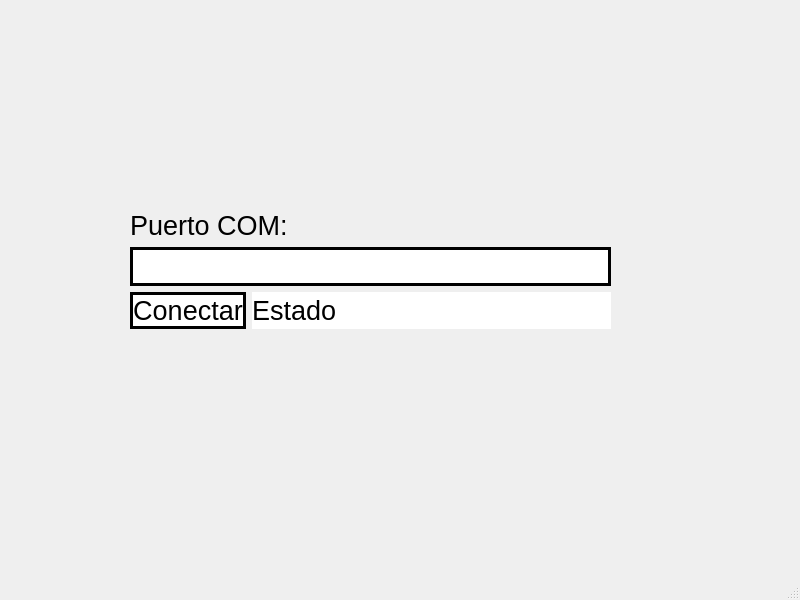
<?xml version="1.0" encoding="UTF-8"?>
<ui version="4.0">
 <class>MainWindow</class>
 <widget class="QMainWindow" name="MainWindow">
  <property name="geometry">
   <rect>
    <x>0</x>
    <y>0</y>
    <width>800</width>
    <height>600</height>
   </rect>
  </property>
  <property name="windowTitle">
   <string>MainWindow</string>
  </property>
  <widget class="QWidget" name="centralwidget">
   <widget class="QLabel" name="label">
    <property name="geometry">
     <rect>
      <x>30</x>
      <y>30</y>
      <width>151</width>
      <height>101</height>
     </rect>
    </property>
    <property name="text">
     <string/>
    </property>
    <property name="pixmap">
     <pixmap resource="../../Archivos/Recursos.qrc">:/Recursos/UAT Vertical - copia.png</pixmap>
    </property>
    <property name="scaledContents">
     <bool>true</bool>
    </property>
   </widget>
   <widget class="QLabel" name="label_2">
    <property name="geometry">
     <rect>
      <x>630</x>
      <y>30</y>
      <width>131</width>
      <height>131</height>
     </rect>
    </property>
    <property name="text">
     <string/>
    </property>
    <property name="pixmap">
     <pixmap resource="../../Archivos/Recursos.qrc">:/Recursos/logo_izquierdo.png</pixmap>
    </property>
    <property name="scaledContents">
     <bool>true</bool>
    </property>
   </widget>
   <widget class="QWidget" name="layoutWidget">
    <property name="geometry">
     <rect>
      <x>130</x>
      <y>210</y>
      <width>481</width>
      <height>161</height>
     </rect>
    </property>
    <layout class="QFormLayout" name="formLayout">
     <item row="0" column="0" colspan="2">
      <widget class="QLabel" name="label_3">
       <property name="font">
        <font>
         <pointsize>20</pointsize>
        </font>
       </property>
       <property name="text">
        <string>Puerto COM:</string>
       </property>
      </widget>
     </item>
     <item row="1" column="0" colspan="2">
      <widget class="QLineEdit" name="txt_com">
       <property name="font">
        <font>
         <pointsize>20</pointsize>
        </font>
       </property>
       <property name="styleSheet">
        <string notr="true">border-radius:25px ;
border : 2.5px solid black ;</string>
       </property>
       <property name="text">
        <string/>
       </property>
      </widget>
     </item>
     <item row="2" column="0">
      <widget class="QPushButton" name="btn_accion">
       <property name="font">
        <font>
         <pointsize>20</pointsize>
        </font>
       </property>
       <property name="styleSheet">
        <string notr="true">border-radius:25px ;
border : 2.5px solid black ;
background-color: rgb(255, 255, 255);</string>
       </property>
       <property name="text">
        <string>Conectar</string>
       </property>
      </widget>
     </item>
     <item row="2" column="1">
      <widget class="QLabel" name="btn_estado">
       <property name="font">
        <font>
         <pointsize>20</pointsize>
        </font>
       </property>
       <property name="styleSheet">
        <string notr="true">background-color: rgb(255, 255, 255);</string>
       </property>
       <property name="text">
        <string>Estado </string>
       </property>
      </widget>
     </item>
    </layout>
   </widget>
  </widget>
  <widget class="QMenuBar" name="menubar">
   <property name="geometry">
    <rect>
     <x>0</x>
     <y>0</y>
     <width>800</width>
     <height>26</height>
    </rect>
   </property>
  </widget>
  <widget class="QStatusBar" name="statusbar"/>
 </widget>
 <resources>
  <include location="../../Archivos/Recursos.qrc"/>
 </resources>
 <connections/>
</ui>
